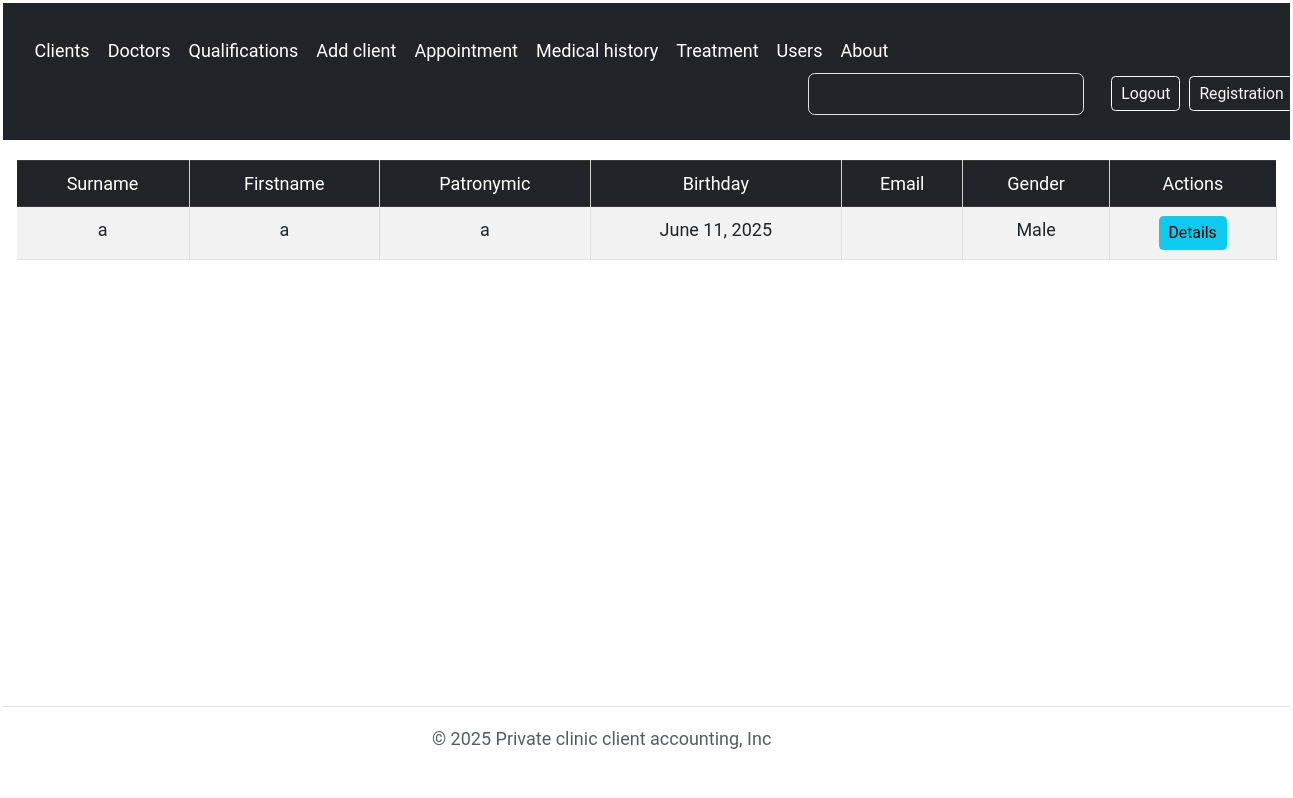
/clients/ (signed in), run on an earlier commit of the app's database.
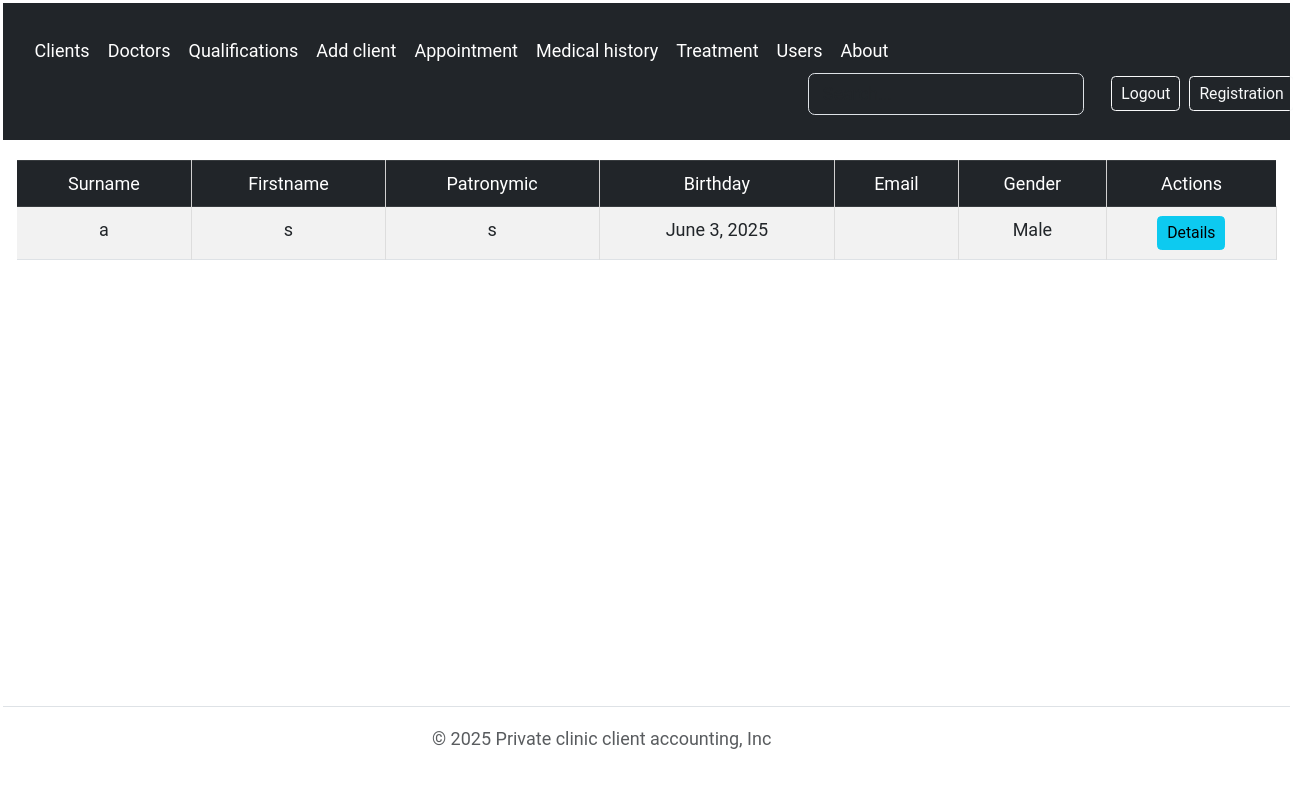
And on a later commit of the database.
### apps/core/models/client.py (models this page shows, shortened)
class Client(TimeStampedModel):
    id = models.BigAutoField(primary_key=True)
    surname = models.CharField(max_length=50)
    firstname = models.CharField(max_length=50)
    patronymic = models.CharField(max_length=50)
    birthday = models.DateField(validators=[validate_not_future])
    email = models.EmailField()
    gender = IntegerField(choices=Gender.choices)
    doctors = models.ManyToManyField('Doctor', related_name='clients')
    address = models.OneToOneField('Address', related_name='clients', on_delete=models.SET_NULL, null=True, blank=True)

### apps/core/views.py (the view)
# urls.py: path('', RedirectView.as_view(pattern_name='core:clients', permanent=False), name='home'),
@require_http_methods(['GET'])
def clients(request):
    context = {
        'client_list': Client.objects.all(),
        'gender_choices': Gender,
    }
    return render(request, 'core/pages/clients.html', context)

### apps/core/templates/core/pages/clients.html (shortened to what this page needs)
{% extends "base.html" %}
{% block content %}
<div class="container-fluid">
    <table class="table table-striped table-bordered">
        <thead class="table-dark">
        <tr>
            <th scope="col">Surname</th>
            <th scope="col">Firstname</th>
            <th scope="col">Patronymic</th>
            <th scope="col">Birthday</th>
            <th scope="col">Email</th>
            <th scope="col">Gender</th>
            <th>Actions</th>
        </tr>
        </thead>
        <tbody>
        {% for client in client_list %}
        <tr>
            <td>{{client.surname}}</td>
            <td>{{client.firstname}}</td>
            <td>{{client.patronymic}}</td>
            <td>{{client.birthday}}</td>
            <td>{{client.email}}</td>
            <td>{{client.get_gender_display}}</td>
            <td>
                <a href="{% url 'core:client_detail' client.id %}" class="btn btn-sm btn-info">Details</a>
            </td>
        </tr>
        {% endfor %}
        </tbody>
    </table>
</div>
{% endblock content %}

### templates/base.html (shortened to what this page needs)
{% load static %}
<!DOCTYPE html>
<html lang="en">
  <head>
     <link
            href="https://cdn.jsdelivr.net/npm/bootstrap@5.3.0-alpha1/dist/css/bootstrap.min.css"
            rel="stylesheet"            >
    <link rel="stylesheet" href="{% static 'styles.css' %}" />
  </head>
  <body class="d-flex flex-column min-vh-100">
    {% block header %}{% include "core/includes/header.html" %}{% endblock %}
    <main class="flex-grow-1">{% block content %}{% endblock %}</main>
    {% include "core/includes/footer.html" %}
  </body>
</html>

### apps/core/templates/core/includes/header.html (shortened to what this page needs)
<header class="py-1 px-2 text-bg-dark">
    <nav>
        <div class="container">
            <div class="d-flex flex-wrap align-items-center justify-content-between">
                {% if user.is_authenticated %}
                {% if user.role == 'admin' %}
                <ul class="nav col-12 col-lg-auto mb-2 justify-content-center mb-md-0">
                    <li><a href="{% url 'core:clients' %}" class="nav-link px-2 text-white">Clients</a></li>
                    <li><a href="{% url 'core:doctors' %}" class="nav-link px-2 text-white">Doctors</a></li>
                    <li><a href="{% url 'core:qualifications' %}" class="nav-link px-2 text-white">Qualifications</a>
                    </li>
                    <li><a href="{% url 'core:create_client' %}" class="nav-link px-2 text-white">Add client</a></li>
                    <li><a href="{% url 'core:appointments' %}" class="nav-link px-2 text-white">Appointment</a></li>
                    <li><a href="{% url 'core:medical_history' %}" class="nav-link px-2 text-white">Medical history</a></li>
                    <li><a href="{% url 'core:treatment' %}" class="nav-link px-2 text-white">Treatment</a></li>
                    <li><a href="{% url 'users' %}" class="nav-link px-2 text-white">Users</a></li>
                    <li><a href="{% url 'core:about_core' %}" class="nav-link px-2 text-white">About</a></li>
                </ul>
                {% elif user.role == 'guest' %}
                <ul class="nav col-12 col-lg-auto mb-2 justify-content-center mb-md-0">
                    <li><a href="{% url 'core:about_core' %}" class="nav-link px-2 text-white">About</a></li>
                </ul>
                {% endif %}
                {% endif %}
                <div style="position: relative; left:12vw; " class="d-flex align-items-center ms-auto gap-2">
                    <form class="me-3" role="search">
                        <input type="search"
                               class="form-control form-control-dark text-bg-dark"
                               placeholder="Search..."
                               aria-label="Search">
                    </form>
                    {% if user.is_authenticated %}
                    <form action="{% url 'logout' %}" method="post">
                        <button type="submit" class="btn btn-outline-light btn-sm">Logout</button>
                    </form>
                    <a class="text-decoration-none btn btn-outline-light btn-sm" href="{% url 'register' %}">Registration</a>
                    {% else %}
                    <a class="btn btn-outline-light btn-sm text-decoration-none" href="{% url 'login' %}">Login</a>
                    <a class="btn btn-outline-light btn-sm text-decoration-none" href="{% url 'register' %}">Registration</a>
                    {% endif %}
                </div>
            </div>
        </div>
    </nav>
</header>

### apps/core/templates/core/includes/footer.html
<footer class="d-flex flex-wrap justify-content-center align-items-center py-3 my-4 border-top">
    <div class="col-md-4 d-flex align-items-center">
        <span class="mb-3 mb-md-0 text-body-secondary">© 2025 Private clinic client accounting, Inc</span>
    </div>
</footer>

### static/styles.css (style rules this page uses)
* { font-family: Roboto, serif; font-size: 18px; }
body { padding: 3px; }
.container { margin: 20px 0px; }
table { width: 100%; border-collapse: collapse; font-size: small; text-align: center; margin-top: 20px; }
table th { font-weight: 400; padding: 5px; background: #e8e8e8; border: 1px solid #d0d0d0; }
table td { border: 1px solid #ddd; padding: 5px; }
table tr td:first-child, table tr th:first-child { border-left: none; }
table tr td:first-child, table tr th:last-child { border-right: none; }

What changed in the data, as far as the page shows it:
removed Client: surname "a", firstname "a", patronymic "a", birthday "June 11, 2025", gender "Male"
added Client: surname "a", firstname "s", patronymic "s", birthday "June 3, 2025", gender "Male"
